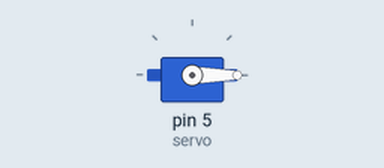
Recording of a sketch running on a simulated Arduino Uno, built with avr-gcc and run on an emulated ATmega328P. On the bench: servo.

Above: at 0.05 s.
At 1.5 s:
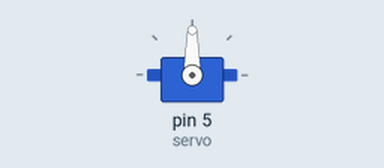
At 3.0 s:
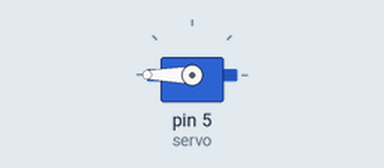
Timing chart, 0 to 6.9 s (numbered marks = the images above):
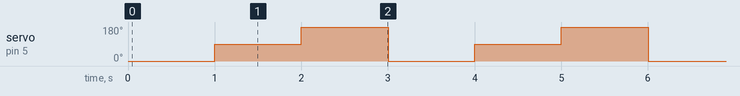

Measured:
- by itself, servo on pin 5 (servo): repeats every 3.0 s: 180° 1.0 s, 0° 1.0 s, 90° 1.0 s

The sketch:

ir_test.ino
```cpp
#include <Servo.h>
int servo = 5;
Servo servo_1;
void setup(){
  Serial.begin(9600);

  servo_1.attach(servo);
}

void loop(){
  servo_1.write(0);
  delay(1000);
  servo_1.write(90);
  delay(1000);
  servo_1.write(180);
  delay(1000);

}
```
